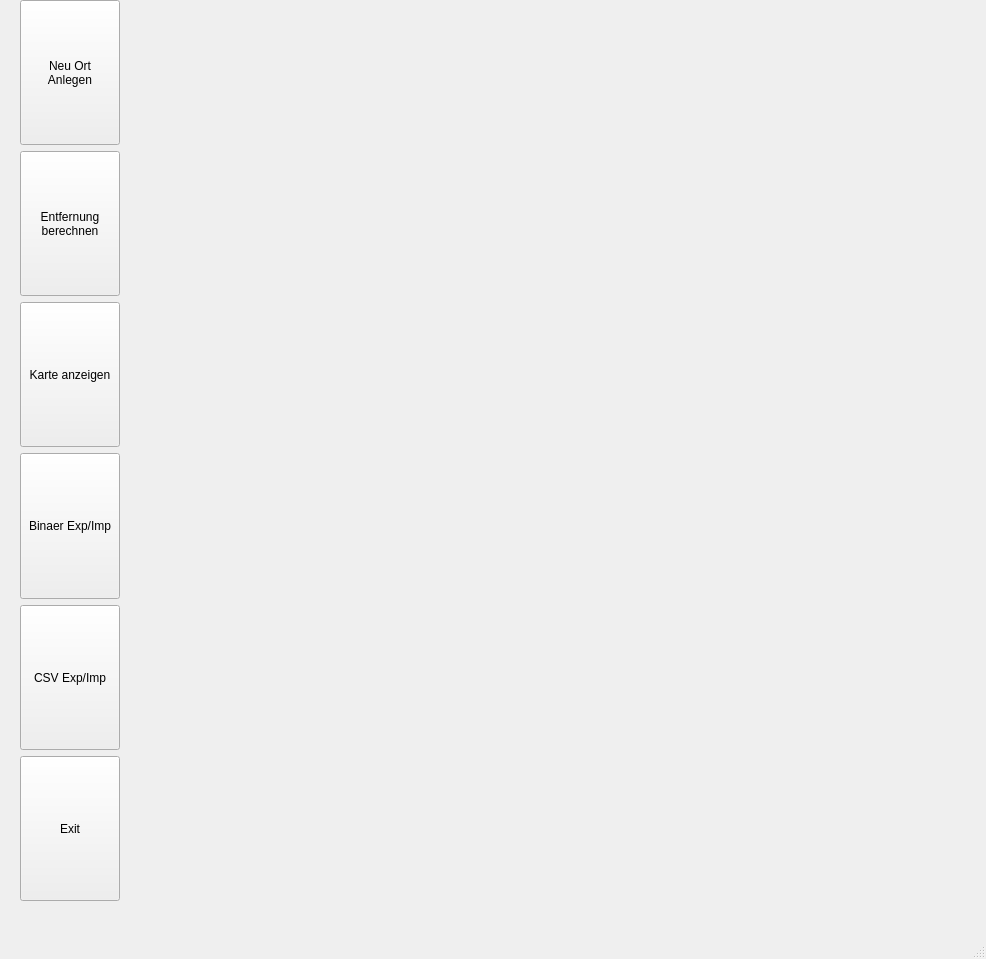
<?xml version="1.0" encoding="UTF-8"?>
<ui version="4.0">
 <class>MainWindow</class>
 <widget class="QMainWindow" name="MainWindow">
  <property name="geometry">
   <rect>
    <x>0</x>
    <y>0</y>
    <width>986</width>
    <height>959</height>
   </rect>
  </property>
  <property name="windowTitle">
   <string>MainWindow</string>
  </property>
  <widget class="QWidget" name="centralwidget">
   <widget class="QWidget" name="horizontalLayoutWidget">
    <property name="geometry">
     <rect>
      <x>0</x>
      <y>0</y>
      <width>981</width>
      <height>901</height>
     </rect>
    </property>
    <layout class="QHBoxLayout" name="horizontalLayout" stretch="1,5">
     <property name="leftMargin">
      <number>0</number>
     </property>
     <item>
      <layout class="QVBoxLayout" name="verticalLayout_2">
       <property name="leftMargin">
        <number>20</number>
       </property>
       <item>
        <widget class="QPushButton" name="BTN_OrtAnlegen">
         <property name="sizePolicy">
          <sizepolicy hsizetype="Maximum" vsizetype="Preferred">
           <horstretch>0</horstretch>
           <verstretch>0</verstretch>
          </sizepolicy>
         </property>
         <property name="minimumSize">
          <size>
           <width>100</width>
           <height>50</height>
          </size>
         </property>
         <property name="text">
          <string>Neu Ort 
Anlegen</string>
         </property>
        </widget>
       </item>
       <item>
        <widget class="QPushButton" name="BTN_EntfernungBerechnen">
         <property name="sizePolicy">
          <sizepolicy hsizetype="Maximum" vsizetype="Preferred">
           <horstretch>0</horstretch>
           <verstretch>0</verstretch>
          </sizepolicy>
         </property>
         <property name="minimumSize">
          <size>
           <width>100</width>
           <height>50</height>
          </size>
         </property>
         <property name="text">
          <string>Entfernung 
berechnen</string>
         </property>
        </widget>
       </item>
       <item>
        <widget class="QPushButton" name="BTN_KarteAnzeigen">
         <property name="sizePolicy">
          <sizepolicy hsizetype="Maximum" vsizetype="Preferred">
           <horstretch>0</horstretch>
           <verstretch>0</verstretch>
          </sizepolicy>
         </property>
         <property name="minimumSize">
          <size>
           <width>100</width>
           <height>50</height>
          </size>
         </property>
         <property name="text">
          <string>Karte anzeigen</string>
         </property>
        </widget>
       </item>
       <item>
        <widget class="QPushButton" name="BTN_BinaerImpExp">
         <property name="sizePolicy">
          <sizepolicy hsizetype="Maximum" vsizetype="Preferred">
           <horstretch>0</horstretch>
           <verstretch>0</verstretch>
          </sizepolicy>
         </property>
         <property name="minimumSize">
          <size>
           <width>100</width>
           <height>50</height>
          </size>
         </property>
         <property name="text">
          <string>Binaer Exp/Imp</string>
         </property>
        </widget>
       </item>
       <item>
        <widget class="QPushButton" name="BTN_CSVImpExp">
         <property name="sizePolicy">
          <sizepolicy hsizetype="Maximum" vsizetype="Preferred">
           <horstretch>0</horstretch>
           <verstretch>0</verstretch>
          </sizepolicy>
         </property>
         <property name="minimumSize">
          <size>
           <width>100</width>
           <height>50</height>
          </size>
         </property>
         <property name="text">
          <string>CSV Exp/Imp</string>
         </property>
        </widget>
       </item>
       <item>
        <widget class="QPushButton" name="BTN_Exit">
         <property name="sizePolicy">
          <sizepolicy hsizetype="Maximum" vsizetype="Preferred">
           <horstretch>0</horstretch>
           <verstretch>0</verstretch>
          </sizepolicy>
         </property>
         <property name="minimumSize">
          <size>
           <width>100</width>
           <height>50</height>
          </size>
         </property>
         <property name="text">
          <string>Exit</string>
         </property>
        </widget>
       </item>
      </layout>
     </item>
     <item>
      <layout class="QHBoxLayout" name="horizontalLayout_mainView_OrtAnlegen">
       <item>
        <widget class="QWidget" name="widget_OrtAnlegen" native="true">
         <widget class="QWidget" name="verticalLayoutWidget_2">
          <property name="geometry">
           <rect>
            <x>0</x>
            <y>-10</y>
            <width>811</width>
            <height>901</height>
           </rect>
          </property>
          <layout class="QVBoxLayout" name="verticalLayout_3"/>
         </widget>
        </widget>
       </item>
      </layout>
     </item>
    </layout>
   </widget>
  </widget>
  <widget class="QMenuBar" name="menubar">
   <property name="geometry">
    <rect>
     <x>0</x>
     <y>0</y>
     <width>986</width>
     <height>24</height>
    </rect>
   </property>
  </widget>
  <widget class="QStatusBar" name="statusbar"/>
 </widget>
 <resources/>
 <connections/>
</ui>
